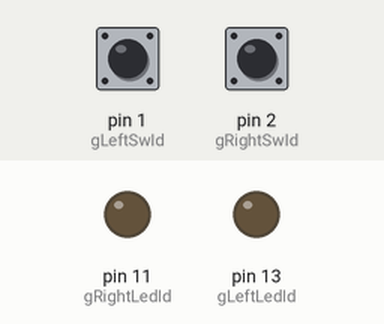
The sketch below on a simulated Arduino Uno, built with avr-gcc and run on an emulated ATmega328P. On the bench: output pins drawn as LEDs (lit = HIGH). Inputs (shaded band) come from the test bench; at power-on: pin 1 (gLeftSwId) LOW, pin 2 (gRightSwId) LOW.

Above: at 1.2 s.
1.3 s: pin 1 (gLeftSwId) pulled HIGH for 0.15 s
At 1.66 s:
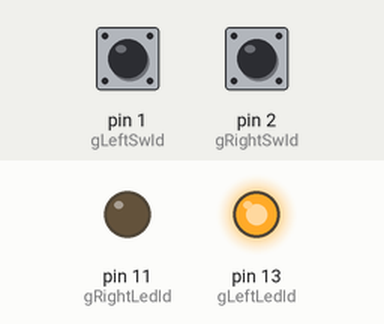
Timing chart, 0 to 10.4 s (numbered marks = the images above; inputs shaded):
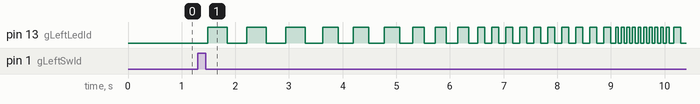

The sketch:

hack.ino
```cpp
int gLeftLedId;
int gLeftSwId;
int gRightLedId;
int gRightSwId;

void setup() {

  gLeftSwId = 1;
  gRightSwId = 2;
  gLeftLedId = 13;
  gRightLedId = 11;

  pinMode(gLeftSwId, INPUT);
  pinMode(gRightSwId, INPUT);

  pinMode(gRightLedId, OUTPUT);
  pinMode(gLeftLedId, OUTPUT);
}

void loop() {

  //スイッチ動作確認
  //if(digitalRead(gLeftSwId)==HIGH){
  //  digitalWrite(gLeftLedId, LOW);
  //}else{
  //  digitalWrite(gLeftLedId, HIGH);
  //}

  //if(digitalRead(gRightSwId)==HIGH){
  //  digitalWrite(gRightLedId, LOW);
  //}else{
  //  digitalWrite(gRightLedId, HIGH);
  //}

  //LED動作確認
  //digitalWrite(gLeftLedId, HIGH);
  //digitalWrite(gRightLedId, HIGH);

  if(digitalRead(gLeftSwId)==HIGH){
    FlashLed(gLeftLedId);
  }else{
    digitalWrite(gLeftLedId, LOW);
  }

  if(digitalRead(gRightSwId)==HIGH){
    FlashLed(gRightLedId);
  }else{
    digitalWrite(gRightLedId, LOW);
  }

}

void FlashLed(int ledId){

  int i;

  for(i=0; i<3; i=i+1){
    analogOn(14, ledId);
    analogOff(14, ledId);
  }

  for(i=0; i<3; i=i+1){
    analogOn(11, ledId);
    analogOff(11, ledId);
  }

  for(i=0; i<3; i=i+1){
    analogOn(8, ledId);
    analogOff(8, ledId);
  }

  for(i=0; i<10; i=i+1){
    analogOn(5, ledId);
    analogOff(5, ledId);
  }

  for(i=0; i<10; i=i+1){
    analogOn(2, ledId);
    analogOff(2, ledId);
  }

  for(i=0; i<10; i=i+1){
    analogOn(5, ledId);
    analogOff(5, ledId);
  }

  for(i=0; i<3; i=i+1){
    analogOn(8, ledId);
    analogOff(8, ledId);
  }

  for(i=0; i<3; i=i+1){
    analogOn(11, ledId);
    analogOff(11, ledId);
  }

  for(i=0; i<3; i=i+1){
    analogOn(14, ledId);
    analogOff(14, ledId);
  }

}

void analogOn(int delayTime, int ledId){
    int i;
    for(i=0; i<256; i=i+10) {
       analogWrite(ledId, i);
       delay(delayTime);
     }
}

void analogOff(int delayTime, int ledId){
  int i;
  for(i=255; i>0; i=i-10) {
    analogWrite(ledId, i);
    delay(delayTime);
  }
}
```

Measured:
- after the input at 1.3 s, pin 13 (gLeftLedId): LOW → HIGH after 0.18 s, → LOW 0.36 s later, → HIGH 0.36 s later, → LOW 0.36 s later, … (60 changes in this stretch)
